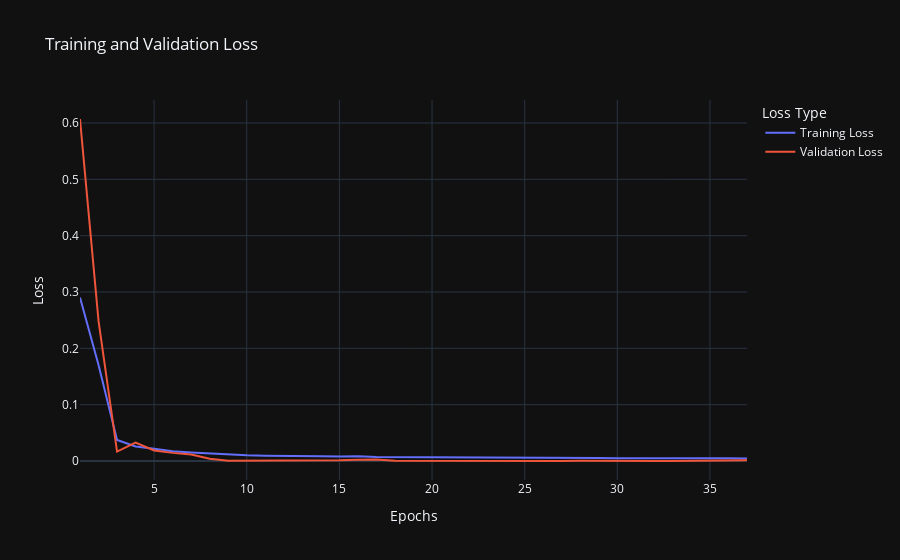

This figure's notebook cell:
### Code cell
training_model("apple_model")

### Figure 1 — Plotly figure (JSON) as saved in the notebook; plotly's stock layout.template omitted (floating-point values rounded to 4 significant figures)
{"data": [{"hovertemplate": "Loss Type=Training Loss<br>Epochs=%{x}<br>Loss=%{y}<extra></extra>", "legendgroup": "Training Loss", "line": {"color": "#636efa", "dash": "solid"}, "marker": {"symbol": "circle"}, "mode": "lines", "name": "Training Loss", "orientation": "v", "showlegend": true, "type": "scatter", "x": [1, 2, 3, 4, 5, 6, 7, 8, 9, 10, 11, 12, 13, 14, 15, 16, 17, 18, 19, 20, 21, 22, 23, 24, 25, 26, 27, 28, 29, 30, 31, 32, 33, 34, 35, 36, 37], "xaxis": "x", "y": [0.2903, 0.1705, 0.03752, 0.02592, 0.02164, 0.01747, 0.0152, 0.01328, 0.01098, 0.01031, 0.00953, 0.008802, 0.008676, 0.008599, 0.008189, 0.008501, 0.007257, 0.007193, 0.007384, 0.006659, 0.006728, 0.006495, 0.00658, 0.006188, 0.006177, 0.005818, 0.006276, 0.005852, 0.005556, 0.004853, 0.005029, 0.005224, 0.004891, 0.005538, 0.004922, 0.005081, 0.004619], "yaxis": "y"}, {"hovertemplate": "Loss Type=Validation Loss<br>Epochs=%{x}<br>Loss=%{y}<extra></extra>", "legendgroup": "Validation Loss", "line": {"color": "#EF553B", "dash": "solid"}, "marker": {"symbol": "circle"}, "mode": "lines", "name": "Validation Loss", "orientation": "v", "showlegend": true, "type": "scatter", "x": [1, 2, 3, 4, 5, 6, 7, 8, 9, 10, 11, 12, 13, 14, 15, 16, 17, 18, 19, 20, 21, 22, 23, 24, 25, 26, 27, 28, 29, 30, 31, 32, 33, 34, 35, 36, 37], "xaxis": "x", "y": [0.6071, 0.2486, 0.01678, 0.03281, 0.01871, 0.01444, 0.01158, 0.004028, 0.0004083, 0.0003731, 0.0004658, 0.001404, 0.0005465, 0.000362, 0.001309, 0.002355, 0.002839, 0.0003334, 0.0001618, 0.0001348, 0.0001356, 9.543e-05, 0.0006178, 4.212e-05, 0.000104, 0.0001745, 1.705e-05, 0.000485, 3.753e-05, 0.0001898, 1.934e-05, 1.674e-05, 8.832e-05, 0.0002481, 0.0005726, 0.0008759, 0.001215], "yaxis": "y"}], "layout": {"legend": {"title": {"text": "Loss Type"}, "tracegroupgap": 0}, "title": {"text": "Training and Validation Loss"}, "xaxis": {"anchor": "y", "domain": [0, 1], "title": {"text": "Epochs"}}, "yaxis": {"anchor": "x", "domain": [0, 1], "title": {"text": "Loss"}}}}
